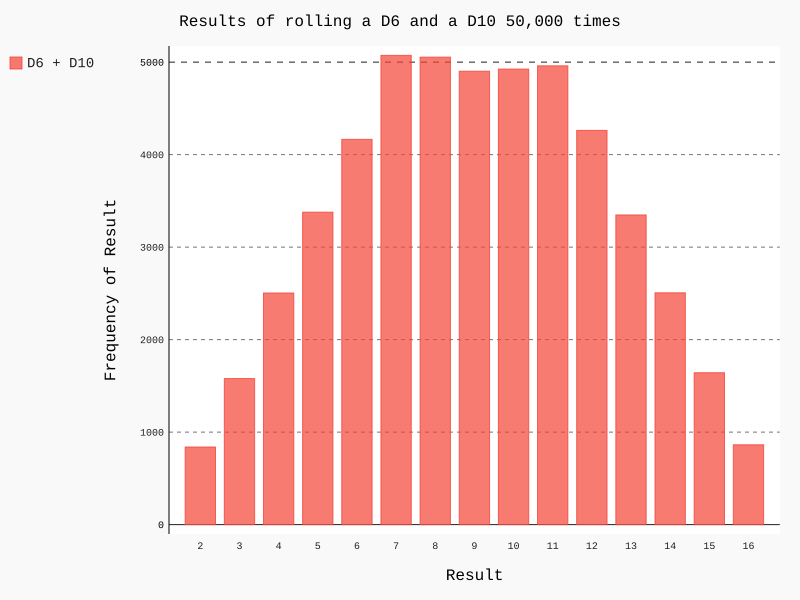

The Python source for this figure:
import pygal

from die import Die

# Create a die
die_1 = Die()
die_2 = Die(10)

# Make some rolls, and store results in a list
results = [die_1.roll() + die_2.roll() for roll_num in range(50000)]

# Analyze the results
max_result = die_1.num_sides + die_2.num_sides
frequencies = [results.count(value) for value in range(2, max_result+1)]

# Visualize the results
hist = pygal.Bar()

hist.title = "Results of rolling a D6 and a D10 50,000 times"
hist.x_labels = [str(x) for x in range(2, max_result+1)]
hist.x_title = "Result"
hist.y_title = "Frequency of Result"

hist.add('D6 + D10', frequencies)
hist.render_to_file('different_dice.svg')
